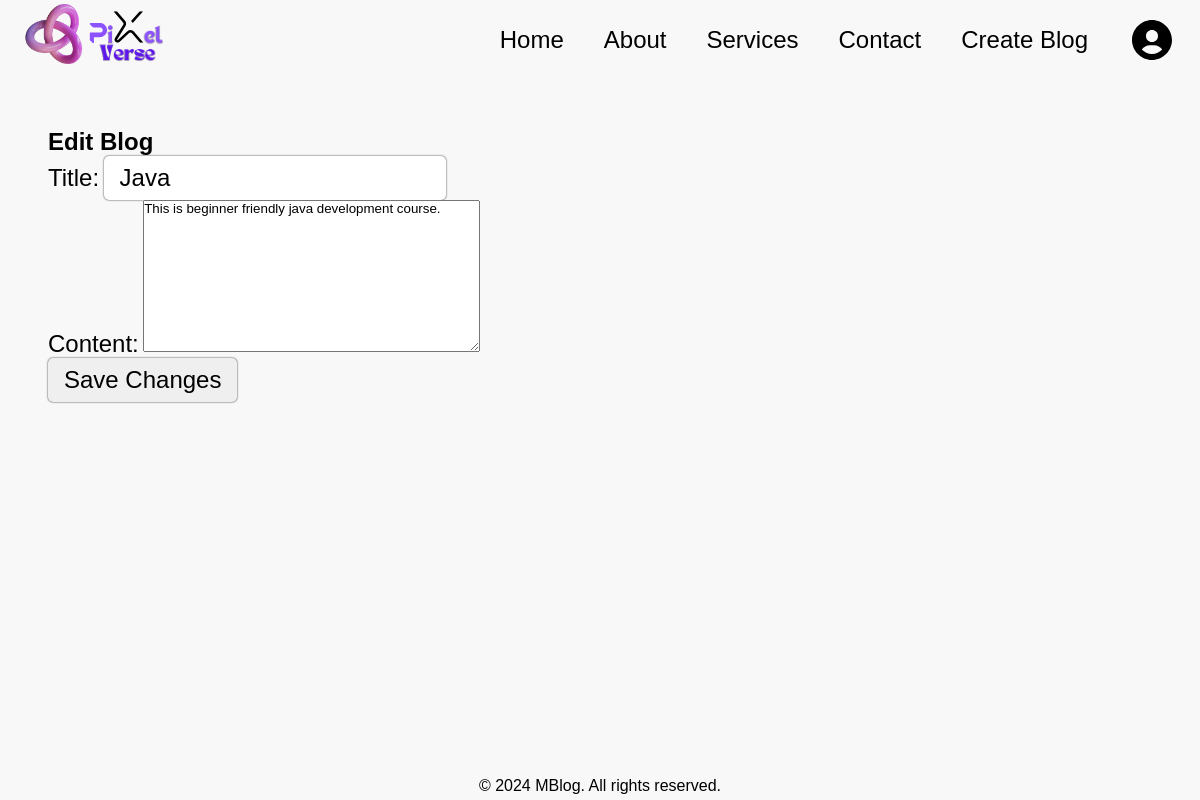
Page /edit/3/ (signed in) on the committed database.
### blog/models.py (models this page shows, shortened)
class Blog(models.Model):
    title = models.CharField(max_length=200)
    content = models.TextField()
    author = models.ForeignKey(User, on_delete=models.CASCADE)
    tags = TaggableManager()
    created_at = models.DateTimeField(auto_now_add=True)

### blog/views.py (the view)
# urls.py: path('edit/<int:pk>/', views.update_blog, name='update_blog'),
@login_required
def update_blog(request, pk):
    blog = get_object_or_404(Blog, pk=pk)
    tag_list = list(blog.tags.values_list('name', flat=True))
    if request.method == 'POST':
        form = BlogForm(request.POST, instance=blog)
        if form.is_valid():
            form.save()
            return redirect('home')
    else:
        form = BlogForm(instance=blog)
        form.initial['tags'] = ', '.join(tag_list)
    return render(request, 'blog/update_blog.html', {'form': form, 'blog': blog})

### blog/forms.py
class BlogForm(forms.ModelForm):
    class Meta:
        model = Blog
        fields = ['title', 'content', 'tags']
        widgets = {
            'tags': forms.TextInput(attrs={'placeholder': 'Python, Java'}),
        }

### blog/templates/blog/update_blog.html (shortened to what this page needs)
{% extends 'base.html' %}
{% block content %}
<section class="update-blog">
    <h1>Edit Blog</h1>
    <form method="post">
        {{ form.as_p }}
        <button type="submit">Save Changes</button>
    </form>
</section>
{% endblock %}

### blog/static/style.css (style rules this page uses)
* { margin: 0; padding: 0; font-family: 'SFPRODISPLAYREGULAR', sans-serif; }
body { position: absolute; inset: 0; background: #f9f8f9; }
label { font-size: 24px; }
input { font-size: 24px; outline: none; box-shadow: 0px 0px 2px rgba(0, 0, 0, 0.9); border-radius: 5px; border: none; padding: 8px 16px 8px 16px; }
button { font-size: 24px; outline: none; box-shadow: 0px 0px 2px rgba(0, 0, 0, 0.9); border-radius: 5px; border: none; padding: 8px 16px 8px 16px; max-width: 300px; }
.update-blog { padding: 48px; }

### rows in the picture
Blog: title "Java", content "This is beginner friendly java development course."
